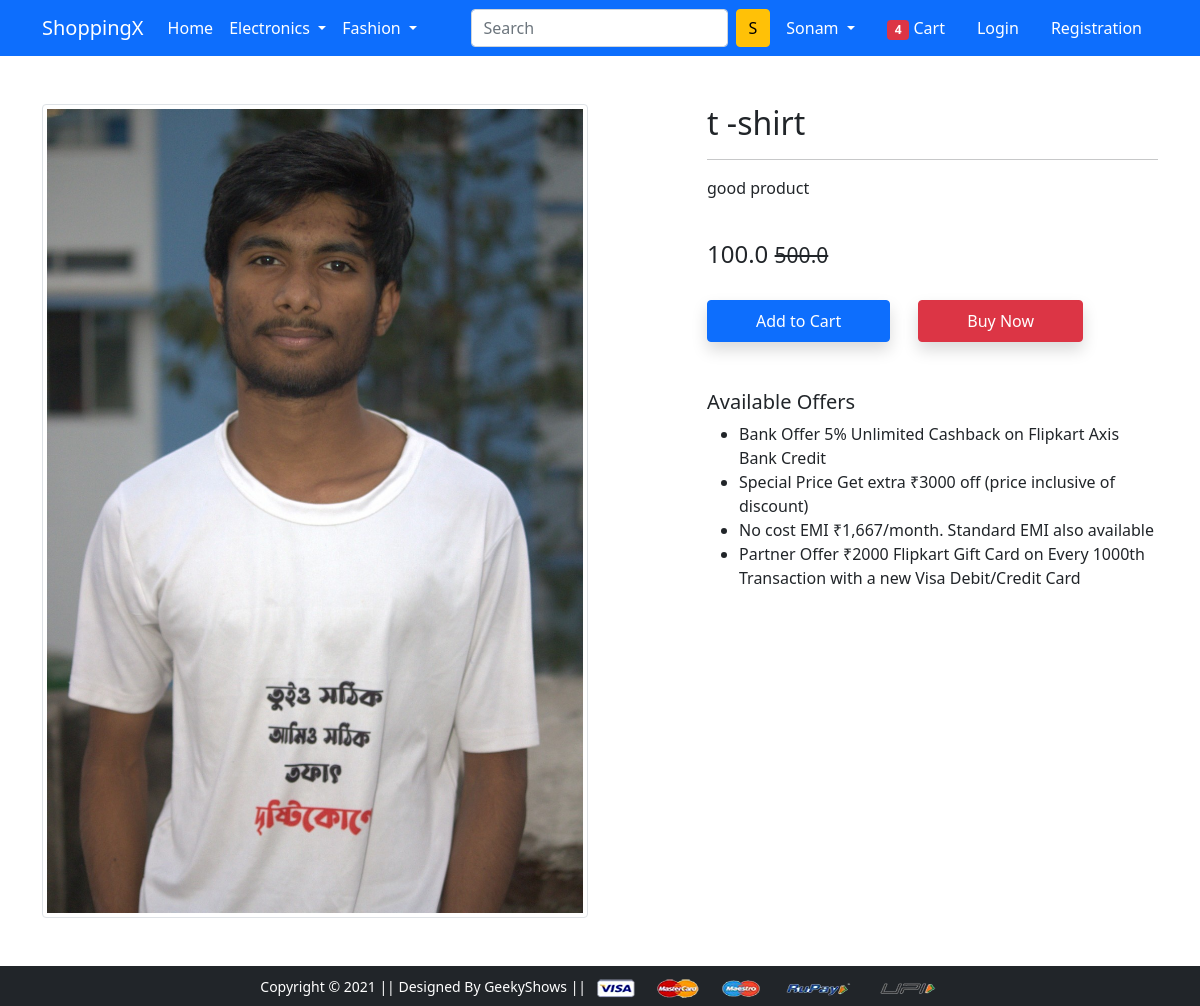
Page /product-detail/3 on the committed database.
### app/models.py (models this page shows, shortened)
class Product(models.Model):
    title=models.CharField(max_length=100)
    selling_price=models.FloatField()
    discount_price=models.FloatField()
    description=models.TextField()
    brand=models.CharField(max_length=100)
    catagory=models.CharField(choices=CATEGORY_CHOICE, max_length=2)
    product_image=models.ImageField(upload_to='productimg')

### app/views.py (the view)
# urls.py: path('product-detail/<int:pk>', views.ProductDetails.as_view(), name='product-detail'),
class ProductDetails(View):
 def get(self,request,pk):
   product=Product.objects.get(pk=pk)
   return render(request, 'app/productdetail.html', context={'product':product})

### app/templates/app/productdetail.html (shortened to what this page needs)
{% extends 'app/base.html' %}
{% load static %}
{% block main-content %}
<div class="container my-5">
 <div class="row">
  <div class="col-sm-6 text-center align-self-center">
   <img src="{{product.product_image.url}}" alt="" class="img-fluid img-thumbnail">
  </div>
  <div class="col-sm-5 offset-sm-1">
   <h2>{{product.title}}</h2>
   <hr>
   <p>{{product.description}}</p> <br>
   <h4>{{product.discount_price}} <small class="fw-light text-decoration-line-through">{{product.selling_price}}</small></h4> <br>
   <a href="{% url 'add-to-cart' %}" class="btn btn-primary shadow px-5 py-2">Add to Cart</a>
   <a href="{% url 'buy-now' %}" class="btn btn-danger shadow px-5 py-2 ms-4">Buy Now</a>
   <h5 class="mt-5">Available Offers</h5>
   <ul>
    <li>Bank Offer 5% Unlimited Cashback on Flipkart Axis Bank Credit</li>
    <li>Special Price Get extra ₹3000 off (price inclusive of discount)</li>
    <li>No cost EMI ₹1,667/month. Standard EMI also available</li>
    <li>Partner Offer ₹2000 Flipkart Gift Card on Every 1000th Transaction with a new Visa Debit/Credit Card</li>
   </ul>
  </div>
 </div>
</div>
{% endblock main-content %}

### rows in the picture
Product: product_image (picture), title "t -shirt", description "good product", discount_price "100.0", selling_price "500.0"
